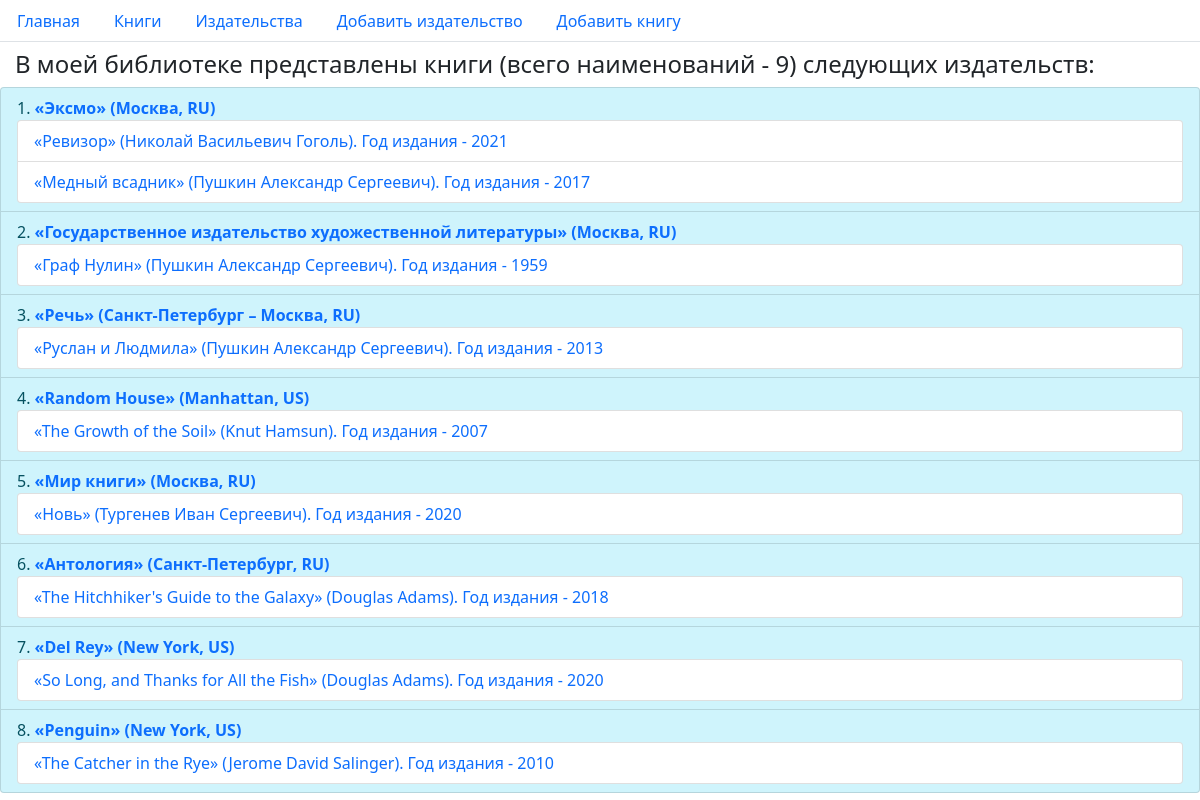
Screenshot of /publishers/ with the database file from the repository.
### p_library/models.py (models this page shows, shortened)
class PublishingHouse(models.Model):
    name = models.TextField(verbose_name=_("Издательство"),)
    country = models.CharField(max_length=2,
                               verbose_name=_("Страна"),)
    city = models.CharField(max_length=25, default="unknown",
                            verbose_name=_("Город"),)

class Book(models.Model):
    ISBN = models.CharField(max_length=13,
                            verbose_name=_("Международный стандартный "
                                           "книжный номер"),)
    title = models.TextField(verbose_name=_("Название"),)
    description = models.TextField(verbose_name=_("Аннотация"),)
    year_release = models.SmallIntegerField(verbose_name=_("Год выхода в свет"),)
    copy_count = models.SmallIntegerField(verbose_name=_("Число копий"),)
    price = models.DecimalField(max_digits=12,
                                decimal_places=2,
                                verbose_name=_("Цена"),)
    author = models.ForeignKey("p_library.Author",
                                on_delete=models.CASCADE,
                                verbose_name=_("Автор"),
                                related_name="book_author",)
    publishing_house = models.ForeignKey("p_library.PublishingHouse",
                                          verbose_name=_("Издательство"),
                                          on_delete=models.SET_NULL,
                                          null=True,
                                          blank=True,
                                          related_name="books",)
    year_publishing = models.SmallIntegerField(verbose_name=_("Год издания"),
                                                default=0,)

class Author(models.Model):
    full_name = models.TextField(verbose_name=_("Имя автора"),)
    birth_year = models.SmallIntegerField(verbose_name=_("Год рождения"),)
    country = models.CharField(max_length=2,
                               verbose_name=_("Страна"),)
    def __str__(self):
        return f'{self.full_name}'

### p_library/views.py (the view)
# urls.py: path('publishers/', views.publishers,),
def publishers(request):
    pub_houses = PublishingHouse.objects.all()
    books_counter = Book.objects.count()
    pub_houses_data = {
        "title": "Книжные издательства",
        "pub_houses": pub_houses,
        "books_counter": books_counter,
    }
    return render(request, 'publishers.html', context=pub_houses_data,)

### p_library/templates/publishers.html (shortened to what this page needs)
{% extends 'index.html' %}
{% block main %}
<h4 style="margin-left:15px;">В моей библиотеке представлены книги (всего наименований - {{ books_counter }}) следующих издательств:</h4>
<ul class="list-group list-group-numbered">
{% for pub_house in pub_houses %}
    <li class="list-group-item list-group-item-info">
        <a class="fw-bold text-decoration-none" href="../admin/p_library/publishinghouse/{{ pub_house.id }}/change/">&#171;{{ pub_house.name }}&#187; ({{ pub_house.city }}, {{ pub_house.country }})</a>
        <ul class="list-group">
        {% for book in pub_house.books.all %}
            <li class="list-group-item">
                <a class="text-decoration-none" href="../admin/p_library/book/{{ book.id }}/change/">&#171;{{ book.title }}&#187; ({{ book.author }}). Год издания - {{ book.year_publishing }}</a>
            </li>
        {% endfor %}
        </ul>
    </li>
{% endfor %}
</ul>
{% endblock %}

### rows the page displays
PublishingHouse: name "Эксмо", city "Москва", country "RU"
Book: title "Ревизор", author "Николай Васильевич Гоголь", year_publishing "2021"
Book: title "Медный всадник", author "Пушкин Александр Сергеевич", year_publishing "2017"
PublishingHouse: name "Государственное издательство художественной литературы", city "Москва", country "RU"
Book: title "Граф Нулин", author "Пушкин Александр Сергеевич", year_publishing "1959"
PublishingHouse: name "Речь", city "Санкт-Петербург – Москва", country "RU"
Book: title "Руслан и Людмила", author "Пушкин Александр Сергеевич", year_publishing "2013"
PublishingHouse: name "Random House", city "Manhattan", country "US"
Book: title "The Growth of the Soil", author "Knut Hamsun", year_publishing "2007"
PublishingHouse: name "Мир книги", city "Москва", country "RU"
Book: title "Новь", author "Тургенев Иван Сергеевич", year_publishing "2020"
PublishingHouse: name "Антология", city "Санкт-Петербург", country "RU"
Book: title "The Hitchhiker's Guide to the Galaxy", author "Douglas Adams", year_publishing "2018"
PublishingHouse: name "Del Rey", city "New York", country "US"
Book: title "So Long, and Thanks for All the Fish", author "Douglas Adams", year_publishing "2020"
PublishingHouse: name "Penguin", city "New York", country "US"
Book: title "The Catcher in the Rye", author "Jerome David Salinger", year_publishing "2010"

### other values shown
{{ books_counter }} "9"
